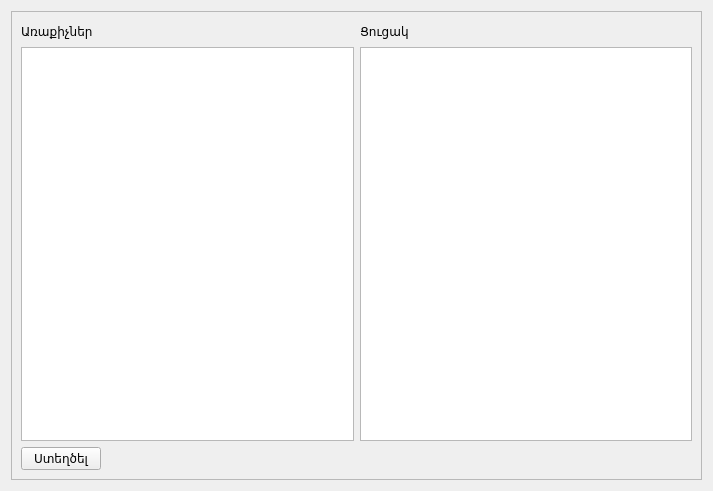
<?xml version="1.0" encoding="UTF-8"?>
<ui version="4.0">
 <class>widget</class>
 <widget class="QWidget" name="widget">
  <property name="geometry">
   <rect>
    <x>0</x>
    <y>0</y>
    <width>713</width>
    <height>491</height>
   </rect>
  </property>
  <property name="windowTitle">
   <string>Form</string>
  </property>
  <layout class="QGridLayout" name="gridLayout_2">
   <item row="0" column="0">
    <widget class="QScrollArea" name="scrollArea">
     <property name="widgetResizable">
      <bool>true</bool>
     </property>
     <widget class="QWidget" name="scrollAreaWidgetContents">
      <property name="geometry">
       <rect>
        <x>0</x>
        <y>0</y>
        <width>693</width>
        <height>471</height>
       </rect>
      </property>
      <layout class="QGridLayout" name="gridLayout">
       <item row="0" column="0">
        <layout class="QVBoxLayout" name="verticalLayout_3">
         <item>
          <layout class="QHBoxLayout" name="horizontalLayout_4">
           <item>
            <layout class="QVBoxLayout" name="verticalLayout">
             <item>
              <layout class="QHBoxLayout" name="horizontalLayout">
               <item>
                <widget class="QLabel" name="label">
                 <property name="text">
                  <string>Առաքիչներ</string>
                 </property>
                </widget>
               </item>
               <item>
                <spacer name="horizontalSpacer">
                 <property name="orientation">
                  <enum>Qt::Horizontal</enum>
                 </property>
                 <property name="sizeHint" stdset="0">
                  <size>
                   <width>40</width>
                   <height>20</height>
                  </size>
                 </property>
                </spacer>
               </item>
              </layout>
             </item>
             <item>
              <widget class="QListView" name="listView"/>
             </item>
            </layout>
           </item>
           <item>
            <layout class="QVBoxLayout" name="verticalLayout_2">
             <item>
              <layout class="QHBoxLayout" name="horizontalLayout_2">
               <item>
                <widget class="QLabel" name="label_2">
                 <property name="text">
                  <string>Ցուցակ</string>
                 </property>
                </widget>
               </item>
               <item>
                <spacer name="horizontalSpacer_2">
                 <property name="orientation">
                  <enum>Qt::Horizontal</enum>
                 </property>
                 <property name="sizeHint" stdset="0">
                  <size>
                   <width>40</width>
                   <height>20</height>
                  </size>
                 </property>
                </spacer>
               </item>
              </layout>
             </item>
             <item>
              <widget class="QTableView" name="tableView"/>
             </item>
            </layout>
           </item>
          </layout>
         </item>
         <item>
          <layout class="QHBoxLayout" name="horizontalLayout_3">
           <item>
            <widget class="QPushButton" name="pushButton">
             <property name="text">
              <string>Ստեղծել</string>
             </property>
            </widget>
           </item>
           <item>
            <spacer name="horizontalSpacer_3">
             <property name="orientation">
              <enum>Qt::Horizontal</enum>
             </property>
             <property name="sizeHint" stdset="0">
              <size>
               <width>40</width>
               <height>20</height>
              </size>
             </property>
            </spacer>
           </item>
          </layout>
         </item>
        </layout>
       </item>
      </layout>
     </widget>
    </widget>
   </item>
  </layout>
 </widget>
 <resources/>
 <connections/>
</ui>
